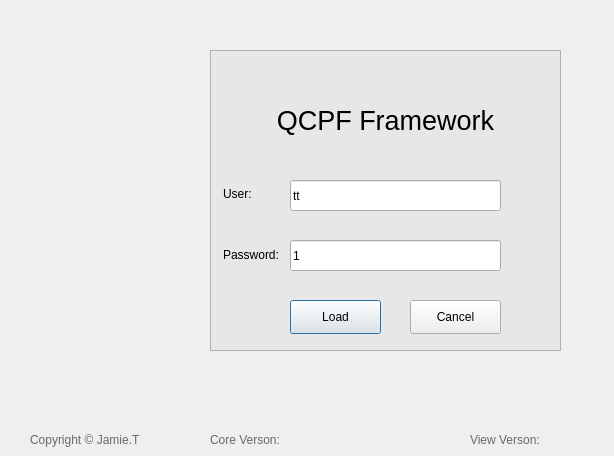
<?xml version="1.0" encoding="UTF-8"?>
<ui version="4.0">
 <class>formLoading</class>
 <widget class="QDialog" name="formLoading">
  <property name="windowModality">
   <enum>Qt::WindowModal</enum>
  </property>
  <property name="geometry">
   <rect>
    <x>0</x>
    <y>0</y>
    <width>614</width>
    <height>456</height>
   </rect>
  </property>
  <property name="sizePolicy">
   <sizepolicy hsizetype="Fixed" vsizetype="Fixed">
    <horstretch>0</horstretch>
    <verstretch>0</verstretch>
   </sizepolicy>
  </property>
  <property name="windowTitle">
   <string>登录</string>
  </property>
  <property name="autoFillBackground">
   <bool>false</bool>
  </property>
  <property name="styleSheet">
   <string notr="true">#formLoading {border-image: url(:/Images/BackgroundImage6.jpg);}</string>
  </property>
  <widget class="QFrame" name="frame">
   <property name="geometry">
    <rect>
     <x>210</x>
     <y>50</y>
     <width>351</width>
     <height>301</height>
    </rect>
   </property>
   <property name="styleSheet">
    <string notr="true">#frame { background-color: rgb(231, 231, 231);}</string>
   </property>
   <property name="frameShape">
    <enum>QFrame::StyledPanel</enum>
   </property>
   <property name="frameShadow">
    <enum>QFrame::Raised</enum>
   </property>
   <widget class="QLabel" name="labUsr">
    <property name="geometry">
     <rect>
      <x>13</x>
      <y>136</y>
      <width>61</width>
      <height>16</height>
     </rect>
    </property>
    <property name="styleSheet">
     <string notr="true">font: 9pt &quot;Microsoft YaHei UI&quot;;</string>
    </property>
    <property name="text">
     <string>User:</string>
    </property>
   </widget>
   <widget class="QLineEdit" name="txtUser">
    <property name="geometry">
     <rect>
      <x>80</x>
      <y>130</y>
      <width>211</width>
      <height>31</height>
     </rect>
    </property>
    <property name="styleSheet">
     <string notr="true">font: 9pt &quot;Microsoft YaHei UI&quot;;</string>
    </property>
    <property name="text">
     <string>tt</string>
    </property>
   </widget>
   <widget class="QLabel" name="labPwd">
    <property name="geometry">
     <rect>
      <x>13</x>
      <y>197</y>
      <width>61</width>
      <height>16</height>
     </rect>
    </property>
    <property name="styleSheet">
     <string notr="true">font: 9pt &quot;Microsoft YaHei UI&quot;;</string>
    </property>
    <property name="text">
     <string>Password:</string>
    </property>
   </widget>
   <widget class="QLineEdit" name="txtPwd">
    <property name="geometry">
     <rect>
      <x>80</x>
      <y>190</y>
      <width>211</width>
      <height>31</height>
     </rect>
    </property>
    <property name="styleSheet">
     <string notr="true">font: 9pt &quot;Microsoft YaHei UI&quot;;</string>
    </property>
    <property name="text">
     <string>1</string>
    </property>
   </widget>
   <widget class="QPushButton" name="btnOk">
    <property name="geometry">
     <rect>
      <x>80</x>
      <y>250</y>
      <width>91</width>
      <height>34</height>
     </rect>
    </property>
    <property name="styleSheet">
     <string notr="true">font: 9pt &quot;Microsoft YaHei UI&quot;;</string>
    </property>
    <property name="text">
     <string>Load</string>
    </property>
   </widget>
   <widget class="QPushButton" name="btnCancel">
    <property name="geometry">
     <rect>
      <x>200</x>
      <y>250</y>
      <width>91</width>
      <height>34</height>
     </rect>
    </property>
    <property name="styleSheet">
     <string notr="true">font: 9pt &quot;Microsoft YaHei UI&quot;;</string>
    </property>
    <property name="text">
     <string>Cancel</string>
    </property>
   </widget>
   <widget class="QLabel" name="laSystemName">
    <property name="geometry">
     <rect>
      <x>0</x>
      <y>30</y>
      <width>351</width>
      <height>81</height>
     </rect>
    </property>
    <property name="font">
     <font>
      <family>Microsoft YaHei UI</family>
      <pointsize>20</pointsize>
      <weight>9</weight>
      <italic>false</italic>
      <bold>false</bold>
     </font>
    </property>
    <property name="styleSheet">
     <string notr="true">font: 75 20pt &quot;Microsoft YaHei UI&quot;;</string>
    </property>
    <property name="text">
     <string>QCPF Framework</string>
    </property>
    <property name="alignment">
     <set>Qt::AlignCenter</set>
    </property>
    <property name="wordWrap">
     <bool>true</bool>
    </property>
    <property name="margin">
     <number>5</number>
    </property>
   </widget>
  </widget>
  <widget class="QLabel" name="lb_LoadingInfo">
   <property name="geometry">
    <rect>
     <x>210</x>
     <y>360</y>
     <width>351</width>
     <height>61</height>
    </rect>
   </property>
   <property name="text">
    <string/>
   </property>
   <property name="wordWrap">
    <bool>true</bool>
   </property>
  </widget>
  <widget class="QLabel" name="labInfoPrefix_2">
   <property name="enabled">
    <bool>true</bool>
   </property>
   <property name="geometry">
    <rect>
     <x>30</x>
     <y>430</y>
     <width>131</width>
     <height>20</height>
    </rect>
   </property>
   <property name="styleSheet">
    <string notr="true">font: 9pt &quot;Microsoft YaHei UI&quot;;
color: rgb(104, 104, 104);</string>
   </property>
   <property name="text">
    <string>Copyright © Jamie.T</string>
   </property>
  </widget>
  <widget class="QLabel" name="labCoreVersion">
   <property name="enabled">
    <bool>true</bool>
   </property>
   <property name="geometry">
    <rect>
     <x>210</x>
     <y>430</y>
     <width>131</width>
     <height>20</height>
    </rect>
   </property>
   <property name="styleSheet">
    <string notr="true">font: 9pt &quot;Microsoft YaHei UI&quot;;
color: rgb(104, 104, 104);</string>
   </property>
   <property name="text">
    <string>Core Verson:</string>
   </property>
  </widget>
  <widget class="QLabel" name="labViewVersion">
   <property name="enabled">
    <bool>true</bool>
   </property>
   <property name="geometry">
    <rect>
     <x>470</x>
     <y>430</y>
     <width>131</width>
     <height>20</height>
    </rect>
   </property>
   <property name="styleSheet">
    <string notr="true">font: 9pt &quot;Microsoft YaHei UI&quot;;
color: rgb(104, 104, 104);</string>
   </property>
   <property name="text">
    <string>View Verson:</string>
   </property>
  </widget>
 </widget>
 <resources/>
 <connections/>
</ui>
